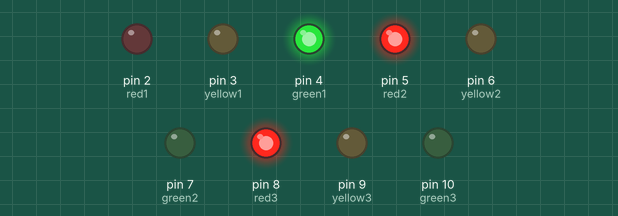
Simulated run of this sketch. Board: Arduino Uno, built with avr-gcc and run on an emulated ATmega328P. Parts: output pins drawn as LEDs (lit = HIGH).

Above: at 5.0 s.
At 11.5 s:
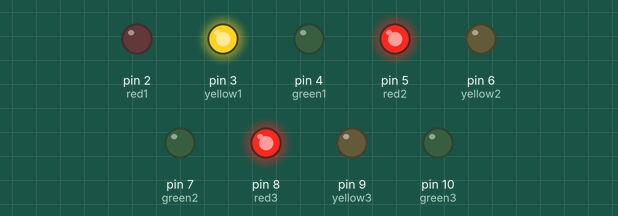
At 18.0 s:
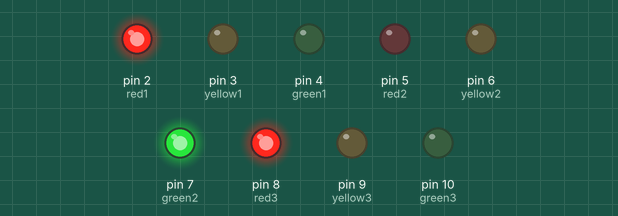
At 24.5 s:
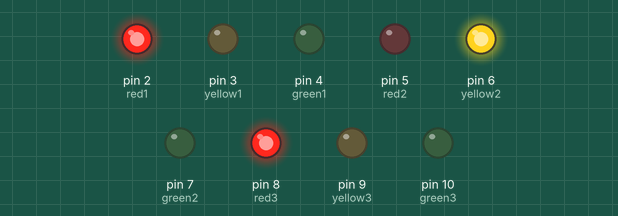
At 31.0 s:
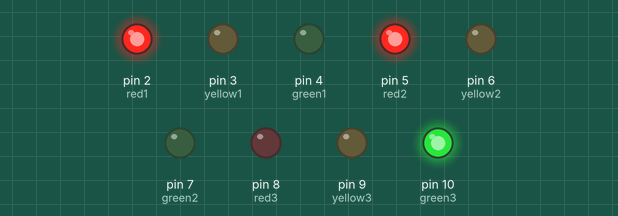
At 37.5 s:
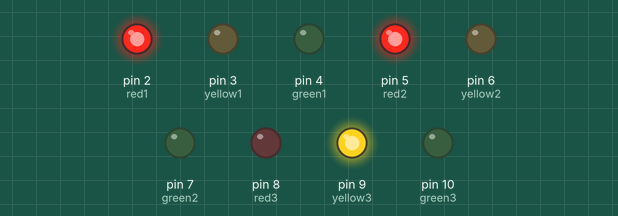
Timing chart, 0 to 50.7 s (numbered marks = the images above):
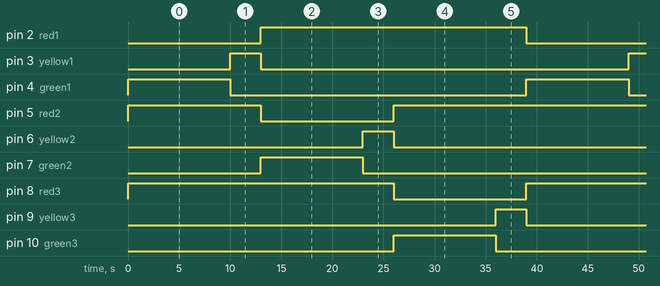

The sketch:

sketch.ino
```cpp
int red1 = 2;
int yellow1 = 3;
int green1 = 4;


int red2 = 5;
int yellow2 = 6;
int green2 = 7;


int red3 = 8;
int yellow3 = 9;
int green3 = 10;


unsigned long redTime = 10000;
unsigned long yellowTime = 3000;
unsigned long greenTime = 10000;

unsigned long previousMillis = 0;

int state = 0;

void setup() {

  pinMode(red1, OUTPUT);
  pinMode(yellow1, OUTPUT);
  pinMode(green1, OUTPUT);

  pinMode(red2, OUTPUT);
  pinMode(yellow2, OUTPUT);
  pinMode(green2, OUTPUT);

  pinMode(red3, OUTPUT);
  pinMode(yellow3, OUTPUT);
  pinMode(green3, OUTPUT);


  setTrafficLights(0);
}

void loop() {
  unsigned long currentMillis = millis();

  if (state == 0 && currentMillis - previousMillis >= greenTime) {
    previousMillis = currentMillis;
    state = 1;
    setTrafficLights(1);
  }
  else if (state == 1 && currentMillis - previousMillis >= yellowTime) {
    previousMillis = currentMillis;
    state = 2;
    setTrafficLights(2);
  }
  else if (state == 2 && currentMillis - previousMillis >= greenTime) {
    previousMillis = currentMillis;
    state = 3;
    setTrafficLights(3);
  }
  else if (state == 3 && currentMillis - previousMillis >= yellowTime) {
    previousMillis = currentMillis;
    state = 4;
    setTrafficLights(4);
  }
  else if (state == 4 && currentMillis - previousMillis >= greenTime) {
    previousMillis = currentMillis;
    state = 5;
    setTrafficLights(5);
  }
  else if (state == 5 && currentMillis - previousMillis >= yellowTime) {
    previousMillis = currentMillis;
    state = 0;
    setTrafficLights(0);
  }
}


void setTrafficLights(int state) {

  digitalWrite(red1, LOW);
  digitalWrite(yellow1, LOW);
  digitalWrite(green1, LOW);

  digitalWrite(red2, LOW);
  digitalWrite(yellow2, LOW);
  digitalWrite(green2, LOW);

  digitalWrite(red3, LOW);
  digitalWrite(yellow3, LOW);
  digitalWrite(green3, LOW);


  if (state == 0) {

    digitalWrite(green1, HIGH);
    digitalWrite(red2, HIGH);
    digitalWrite(red3, HIGH);
  }
  else if (state == 1) {

    digitalWrite(yellow1, HIGH);
    digitalWrite(red2, HIGH);
    digitalWrite(red3, HIGH);
  }
  else if (state == 2) {

    digitalWrite(red1, HIGH);
    digitalWrite(green2, HIGH);
    digitalWrite(red3, HIGH);
  }
  else if (state == 3) {

    digitalWrite(red1, HIGH);
    digitalWrite(yellow2, HIGH);
    digitalWrite(red3, HIGH);
  }
  else if (state == 4) {

    digitalWrite(red1, HIGH);
    digitalWrite(red2, HIGH);
    digitalWrite(green3, HIGH);
  }
  else if (state == 5) {

    digitalWrite(red1, HIGH);
    digitalWrite(red2, HIGH);
    digitalWrite(yellow3, HIGH);
  }
}
```

Measured:
- by itself, pin 2 (red1), pin 5 (red2), pin 8 (red3): alternates HIGH for 26.0 s and LOW for 13.0 s
- by itself, pin 3 (yellow1), pin 6 (yellow2), pin 9 (yellow3): alternates HIGH for 3.0 s and LOW for 36.0 s
- by itself, pin 4 (green1), pin 7 (green2), pin 10 (green3): alternates HIGH for 10.0 s and LOW for 29.0 s
